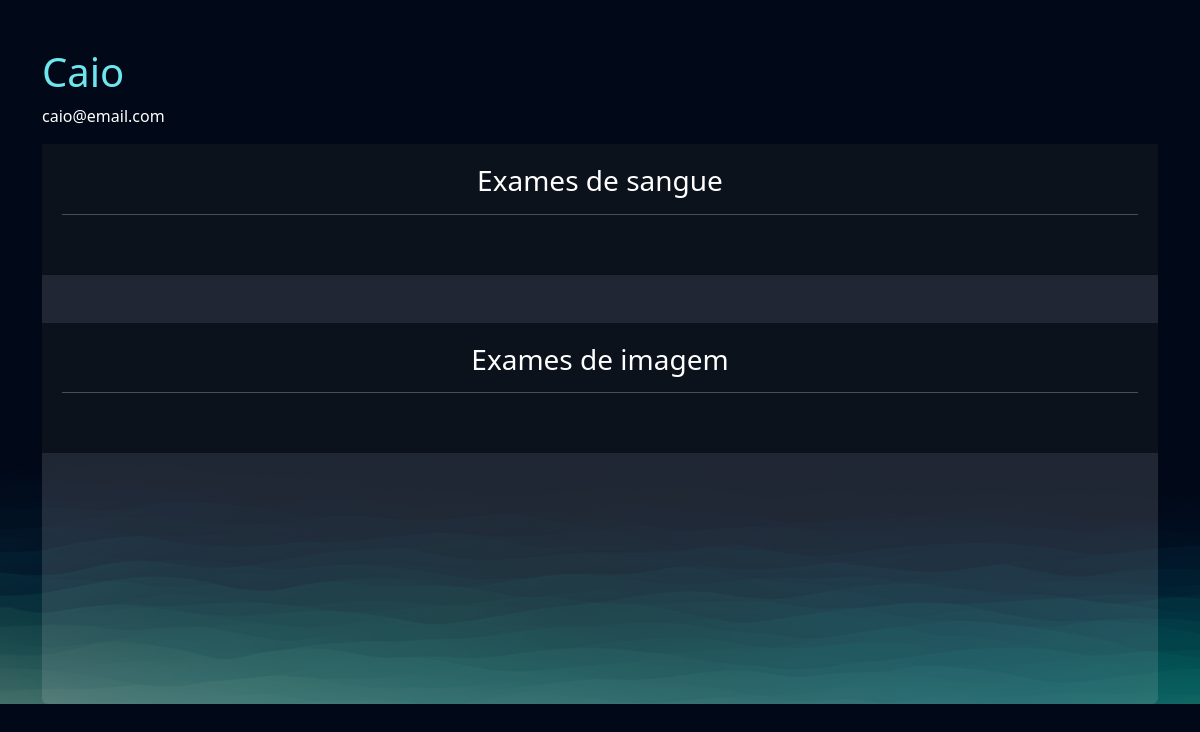
Before: /empresarial/cliente/4 (signed in) with the older database file.
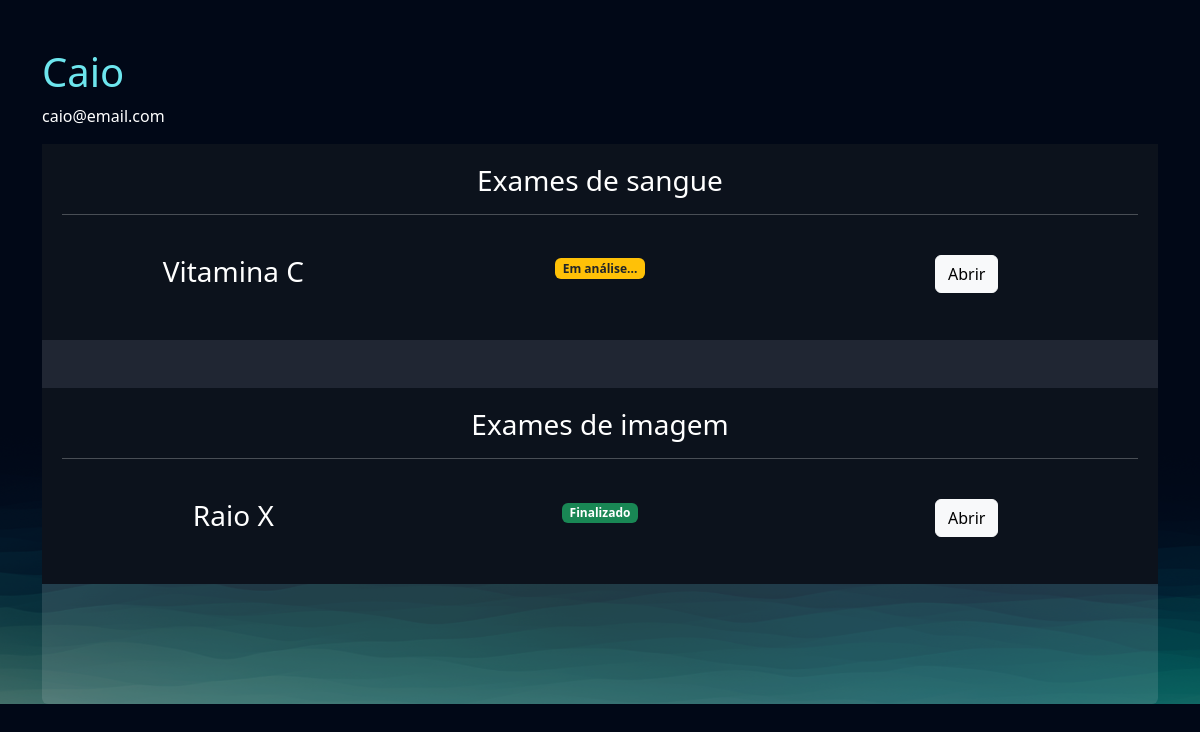
After: the same page with the newer database file.
### exames/models.py (models this page shows, shortened)
class SolicitacaoExame(models.Model):
    choice_status = (
        ('E', 'Em análise'),
        ('F', 'Finalizado')
    )
    usuario = models.ForeignKey(User, on_delete=models.DO_NOTHING)
    exame = models.ForeignKey(TiposExames, on_delete=models.DO_NOTHING)
    status = models.CharField(max_length=1, choices=choice_status)
    resultado = models.FileField(upload_to="resultados", null=True, blank=True)
    requer_senha = models.BooleanField(default=False)
    senha = models.CharField(max_length=6, null=True, blank=True)
    def badge_template(self):
        if self.status == 'E':
            classes_css = 'bg-warning text-dark'
            texto = "Em análise..."
        elif self.status == 'F':
            classes_css = 'bg-success'
            texto = "Finalizado"
        return mark_safe(f"<span class='badge bg-primary {classes_css}'>{texto}</span>")

class TiposExames(models.Model):
    tipo_choices = (
        ('I', 'Exame de Imagem'),
        ('S', 'Exame de Sangue'),
    )
    nome = models.CharField(max_length=50)
    tipo = models.CharField(max_length=2, choices=tipo_choices)
    preco = models.FloatField()
    disponivel = models.BooleanField(default=True)
    horario_inicial = models.IntegerField()
    horario_final = models.IntegerField()

### empresarial/views.py (the view)
# urls.py: path('cliente/<int:cliente_id>', views.cliente, name="cliente"),
@staff_member_required
def cliente(request, cliente_id):
    cliente = User.objects.get(id=cliente_id)
    exames = SolicitacaoExame.objects.filter(usuario=cliente)
    return render(request, 'cliente.html', {'cliente': cliente, 'exames': exames})

### empresarial/templates/cliente.html (shortened to what this page needs)
{% extends "bases/base.html" %}
{% load static %}
{% block 'head' %}
    <link href="{% static 'exames/css/css.css' %}" rel="stylesheet">
    <link href="{% static 'exames/css/gerenciar_pedidos.css' %}" rel="stylesheet">
    <link href="{% static 'exames/css/gerenciar_exames.css' %}" rel="stylesheet">
{% endblock 'head' %}
{% block 'conteudo' %}
    <br>
    <br>
    <div class="container">
        <h3 class="font-destaque">{{cliente.get_full_name}}</h3>
        <p>{{cliente.email}}</p>
        <div class="card card-view">
            <div class="sub-card">
                <h3>Exames de sangue</h3>
                <hr>
                <br>
                {% for exame in exames  %}
                    {% if  exame.exame.tipo == 'S'%}
                        <div class="row">
                            <div class="col-md"><h3>{{exame.exame.nome}}</h3></div>
                            <div class="col-md">{{exame.badge_template}}</div>
                            <div class="col-md">
                                <a href="{% url "exame_cliente" exame.id %}" class="btn btn-light">Abrir</a>
                            </div>
                        </div>
                        <br>
                    {% endif %}
                {% endfor %}
            </div>
            <br>
            <br>
            <div class="sub-card">
                <h3>Exames de imagem</h3>
                <hr>
                <br>
                {% for exame in exames  %}
                    {% if  exame.exame.tipo == 'I'%}
                        <div class="row">
                            <div class="col-md"><h3>{{exame.exame.nome}}</h3></div>
                            <div class="col-md">{{exame.badge_template}}</div>
                            <div class="col-md">
                                <a href="{% url "exame_cliente" exame.id %}" class="btn btn-light">Abrir</a>
                            </div>
                        </div>
                        <br>
                    {% endif %}
                {% endfor %}
            </div>
        </div>
    </div>
{% endblock 'conteudo' %}

### templates/bases/base.html (shortened to what this page needs)
{% load static %}
<!doctype html>
<html lang="pt-BR">
    <head>
        <link href="https://cdn.jsdelivr.net/npm/bootstrap@5.3.1/dist/css/bootstrap.min.css" rel="stylesheet">
        <link rel="stylesheet" href="{% static 'geral/css/base.css' %}">
        {% block 'head' %}{% endblock %}
    </head>
    <body>
        {% block 'conteudo' %}{% endblock %}
    </body>
</html>

### templates/static/geral/css/base.css (style rules this page uses)
:root { --main-color: #151C34; --dark-color: #0C121C ; --light-color: #6DE6EE; --contrast-color: #f4c96b; --differential-color: #066668; }
* { color: white }
.font-destaque { color: var(--light-color); font-size: 40px; }

### templates/static/exames/css/css.css (style rules this page uses)
body { background-image: url('/static/geral/img/bg2.png'); background-size: cover; }
.card { background-color: rgba(217, 217, 217, .14); color: white; padding: 15px; }

### templates/static/exames/css/gerenciar_pedidos.css (style rules this page uses)
.card-view { text-align: center; padding: 0; border: none; height: 70vh; }

### templates/static/exames/css/gerenciar_exames.css (style rules this page uses)
.sub-card { background-color: var(--dark-color); padding: 20px; }

Changed rows visible on the page:
added SolicitacaoExame: exame.nome "Vitamina C", badge_template "Em análise...", shown under "Exames de sangue"
added SolicitacaoExame: exame.nome "Raio X", badge_template "Finalizado", shown under "Exames de imagem"
